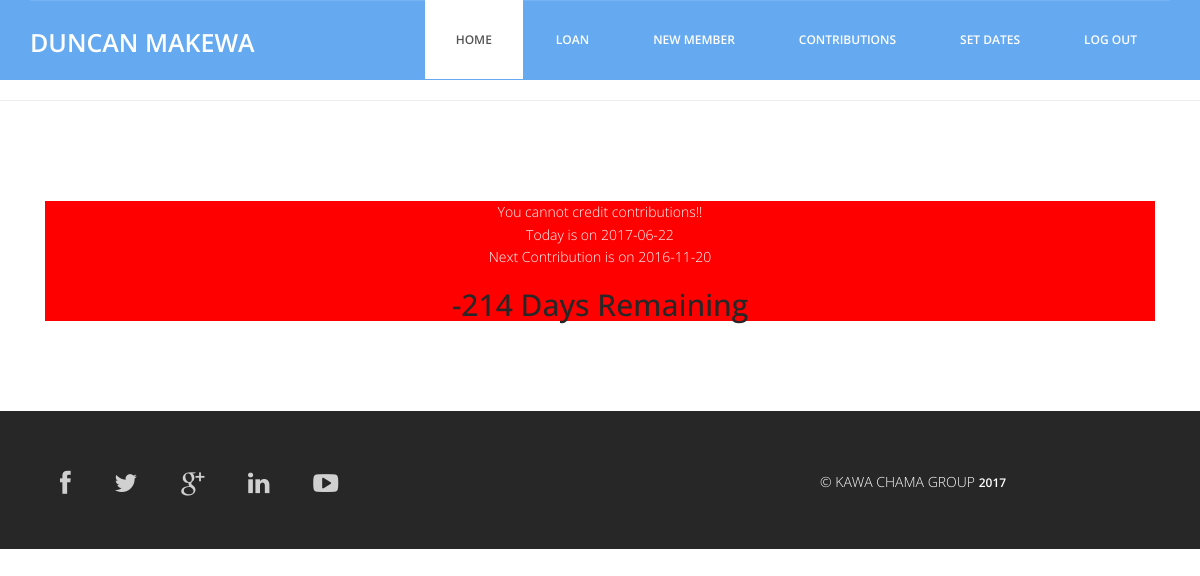
Page /clerk/contributions.php (signed in) on the committed database.
### tables this page shows
CREATE TABLE IF NOT EXISTS `users` (
`id` int(11) NOT NULL,
  `f_name` varchar(60) NOT NULL,
  `l_name` varchar(60) NOT NULL,
  `id_no` int(11) NOT NULL,
  `username` varchar(60) NOT NULL,
  `password` varchar(60) NOT NULL,
  `reg_date` timestamp NOT NULL DEFAULT CURRENT_TIMESTAMP,
  `access` int(11) NOT NULL DEFAULT '0',
  `all` int(11) NOT NULL
);

CREATE TABLE IF NOT EXISTS `manage_contr` (
`id` int(11) NOT NULL,
  `today_ex` date NOT NULL,
  `next_cont` date NOT NULL
);

### clerk/contributions.php (the view, shortened to what this page needs)
<?php require_once('../Connections/conn.php'); ?>
<?php
if (!function_exists("GetSQLValueString")) {
function GetSQLValueString($theValue, $theType, $theDefinedValue = "", $theNotDefinedValue = "")
{
  $theValue = function_exists("mysql_real_escape_string") ? mysql_real_escape_string($theValue) : mysql_escape_string($theValue);
  switch ($theType) {
    case "text":
      $theValue = ($theValue != "") ? "'" . $theValue . "'" : "NULL";
      break;
  }
  return $theValue;
}
}
$query_contDate = "SELECT * FROM manage_contr";
$contDate = mysql_query($query_contDate, $conn) or die(mysql_error());
$row_contDate = mysql_fetch_assoc($contDate);
$query_contri = "SELECT * FROM member_reg WHERE category = 'Existing'";
$contri = mysql_query($query_contri, $conn) or die(mysql_error());
$row_contri = mysql_fetch_assoc($contri);
$totalRows_contri = mysql_num_rows($contri);
?>
<?php
$current_date=date("Y-m-d");
$today=$current_date;
$next=$row_contDate['next_cont'];
$diff=(strtotime($next)-strtotime($today))/(60*60*24);
?>
<!DOCTYPE html>
<html lang="en">
  <head>
    <link href="../css/bootstrap.min.css" rel="stylesheet">
	<link rel="stylesheet" href="../css/font-awesome.min.css">
	<link rel="stylesheet" href="../css/animate.css">
	<link href="../css/animate.min.css" rel="stylesheet">
	<link href="../css/style.css" rel="stylesheet" />
	<link href="../SpryAssets/SpryValidationTextField.css" rel="stylesheet" type="text/css">
  </head>
  <body>
	<header id="header">
        <?php include('../header/clerk_head.php');?>
    </header>
	<hr>
	<div class="services">
		<div class="container">
			<div class="col-md-12">
			<?php if($row_contDate['next_cont']==$current_date){; ?>
			<form action="" method="post" name="contributions" id="contributions">
					<table width="877" border="1" id="newMember" align="center">
							<caption>
									Members Contributions
									</caption>
							<tr>
									<th scope="col">Profile</th>
									<th scope="col">Firstname</th>
									<th scope="col">Lastname</th>
									<th scope="col">Acc Number</th>
									<th scope="col">Category</th>
									<th scope="col">Telephone</th>
									<th scope="col">Actions</th>
							</tr>
									<?php if ($totalRows_contri > 0) {  ?>
											<?php do { ?>
											<tr>
													<td><img src="../upload/<?php echo $row_contri['photo']; ?>" width="50" height="50" class="img-circle"></td>
													<td><?php echo $row_contri['f_name']; ?></td>
													<td><?php echo $row_contri['l_name']; ?></td>
													<td><?php echo $row_contri['id_no']; ?></td>
													<td><?php echo $row_contri['category']; ?></td>
													<td><?php echo $row_contri['tel']; ?></td>
													<td><a href="mem_cont.php?id_no=<?php echo urlencode($row_contri['id_no']);?>">Contribute</a></td>
											</tr>
													<?php } while ($row_contri = mysql_fetch_assoc($contri)); ?>
											<?php }  ?>
					</table>
			</form>
			<p><?php }else{
				echo "<div id='new'>";
				echo "You cannot credit contributions!!";
				echo "<br>";
				echo "Today is on ".$current_date;
				echo "<br>";
				echo "Next Contribution is on	".$row_contDate['next_cont'];
				echo "<h2>".$diff."	Days Remaining"."</h2>";
				echo "</div>";}?>
			</div>
		</div>
	</div>
	<div class="sub-footer">
		<?php include('../footer/sub_footer.php');?>
	</div>
  </body>
</html>

### header/clerk_head.php (shortened to what this page needs)
<?php require_once('../Connections/conn.php'); ?>
<?php
$logoutAction = $_SERVER['PHP_SELF']."?doLogout=true";
?>
<?php
$colname_user = "-1";
if (isset($_SESSION['clerk'])) {
  $colname_user = $_SESSION['clerk'];
}
$query_user = sprintf("SELECT * FROM users WHERE username = %s", GetSQLValueString($colname_user, "text"));
$user = mysql_query($query_user, $conn) or die(mysql_error());
$row_user = mysql_fetch_assoc($user);
?>
<nav class="navbar navbar-default navbar-static-top" role="banner">
            <div class="container">
                <div class="navbar-header">
                   <div class="navbar-brand">
						<a href="#"><h1><?php echo $row_user['f_name']."  ".$row_user['l_name']; ?></h1></a>
					</div>
                </div>
                <div class="navbar-collapse collapse">
					<div class="menu">
						<ul class="nav nav-tabs" role="tablist">
							<li role="presentation"><a href="../clerk/clerk_prof.php" class="active">Home</a></li>
							<li role="presentation"><a href="../clerk/loan.php">loan</a></li>
							<li role="presentation"><a href="../clerk/clerk.php">New Member</a></li>
							<li role="presentation"><a href="../clerk/contributions.php">Contributions</a></li>
							<li role="presentation"><a href="../clerk/set_next_date.php">Set Dates</a></li>
							<li role="presentation"><a href="<?php echo $logoutAction ?>">Log Out</a></li>
						</ul>
					</div>
				</div>
            </div>
        </nav>

### css/style.css (style rules this page uses)
body { font-family:'Open Sans', Arial, sans-serif; font-size:14px; font-weight:300; line-height:1.6em; color:#fff; background-color:#fff; overflow-x:hidden; }
hi,h2,h3,h4,h5,h6 { color:#272727; line-height:1.1em; }
a { text-decoration:none; transition: all 0.1s ease-in-out; -moz-transition: all 0.1s ease-in-out; -webkit-transition: all 0.1s ease-in-out; -o-transition: all 0.1s ease-in-out; outline: none; color:#272727; }
.navbar-brand { float: left; height: 50px; padding: 15px 15px; font-size: 18px; line-height: 20px; }
.navbar-brand h1 { margin-top:9px; padding-top:5px; float: left; font-size: 25px; color:#fff; text-transform:uppercase; font-weight:600; }
.menu { font-size:12px; float:right; text-transform:uppercase; font-weight:600; }
.navbar-collapse { padding-right: 15px; padding-left: 15px; overflow-x: visible; -webkit-overflow-scrolling: touch; border-top: 0px solid transparent; -webkit-box-shadow: inset 0 1px 0 rgba(255, 255, 255, .1); box-shadow: inset 0 1px 0 rgba(255, 255, 255, .1); }
.menu ul.nav-tabs li { color:#fff; }
.nav-tabs { border-bottom: 0; }
.nav-tabs > li { float: left; margin-bottom: 0; }
.nav-tabs > li > a { border-radius:0; color:#fff; padding:30px; }
.nav-tabs > li a.active { color: #555; cursor: default; background-color: #fff; border: 1px solid #fff; border-bottom-color:#fff; }
.navbar-default { background-color: #65AAF0; border-color:#65AAF0; }
.services { padding:80px 0 80px 0; }
.sub-footer { background:#272727; padding:30px; }
#new { color:#FFF; background-color:#F00; text-align:center; }

### rows in the picture
users: f_name "DUNCAN", l_name "MAKEWA"
manage_contr: next_cont "2016-11-20"
